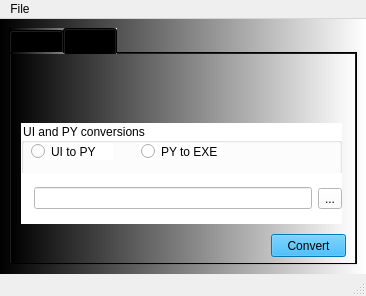
<?xml version="1.0" encoding="UTF-8"?>
<ui version="4.0">
 <class>MainWindow</class>
 <widget class="QMainWindow" name="MainWindow">
  <property name="geometry">
   <rect>
    <x>0</x>
    <y>0</y>
    <width>366</width>
    <height>296</height>
   </rect>
  </property>
  <property name="windowTitle">
   <string>MainWindow</string>
  </property>
  <widget class="QWidget" name="centralwidget">
   <property name="styleSheet">
    <string notr="true">background-color: qlineargradient(spread:pad, x1:0, y1:0, x2:1, y2:0, stop:0 rgba(0, 0, 0, 255), stop:1 rgba(255, 255, 255, 255));</string>
   </property>
   <layout class="QVBoxLayout" name="verticalLayout">
    <item>
     <widget class="QTabWidget" name="tabWidget">
      <property name="currentIndex">
       <number>1</number>
      </property>
      <widget class="QWidget" name="tab">
       <property name="styleSheet">
        <string notr="true">QWidget{
background-color: rgb(0, 0, 255);
}

QPushButton{
background-color: rgb(255, 255, 255);
}

QPushButton#pushButton_set_label{
background-color: rgb(255, 0, 255);
}
</string>
       </property>
       <attribute name="title">
        <string>Tab 1</string>
       </attribute>
       <widget class="QWidget" name="verticalLayoutWidget">
        <property name="geometry">
         <rect>
          <x>0</x>
          <y>0</y>
          <width>341</width>
          <height>201</height>
         </rect>
        </property>
        <layout class="QVBoxLayout" name="verticalLayout_2">
         <item>
          <widget class="QLabel" name="label">
           <property name="font">
            <font>
             <pointsize>18</pointsize>
            </font>
           </property>
           <property name="text">
            <string>TextLabel</string>
           </property>
           <property name="alignment">
            <set>Qt::AlignCenter</set>
           </property>
          </widget>
         </item>
         <item>
          <layout class="QHBoxLayout" name="horizontalLayout">
           <item>
            <widget class="QPushButton" name="pushButton_clear">
             <property name="text">
              <string>Clear label</string>
             </property>
            </widget>
           </item>
           <item>
            <widget class="QPushButton" name="pushButton_set_label">
             <property name="text">
              <string>Set label</string>
             </property>
            </widget>
           </item>
          </layout>
         </item>
        </layout>
       </widget>
      </widget>
      <widget class="QWidget" name="tab_2">
       <property name="autoFillBackground">
        <bool>false</bool>
       </property>
       <attribute name="title">
        <string>Tab 2</string>
       </attribute>
       <widget class="QPushButton" name="pushButton_convert">
        <property name="geometry">
         <rect>
          <x>260</x>
          <y>180</y>
          <width>75</width>
          <height>23</height>
         </rect>
        </property>
        <property name="styleSheet">
         <string notr="true">background-color: rgb(0, 170, 255);</string>
        </property>
        <property name="text">
         <string>Convert</string>
        </property>
       </widget>
       <widget class="QGroupBox" name="groupBox">
        <property name="geometry">
         <rect>
          <x>10</x>
          <y>69</y>
          <width>321</width>
          <height>101</height>
         </rect>
        </property>
        <property name="styleSheet">
         <string notr="true">background-color: rgb(255, 255, 255);</string>
        </property>
        <property name="title">
         <string>UI and PY conversions</string>
        </property>
        <widget class="QWidget" name="horizontalLayoutWidget">
         <property name="geometry">
          <rect>
           <x>0</x>
           <y>50</y>
           <width>321</width>
           <height>51</height>
          </rect>
         </property>
         <layout class="QHBoxLayout" name="horizontalLayout_2">
          <item>
           <widget class="QLabel" name="label_convert">
            <property name="text">
             <string>&lt;click radio button&gt;</string>
            </property>
           </widget>
          </item>
          <item>
           <widget class="QLineEdit" name="lineEdit"/>
          </item>
          <item>
           <widget class="QToolButton" name="toolButton">
            <property name="text">
             <string>...</string>
            </property>
           </widget>
          </item>
         </layout>
        </widget>
        <widget class="QRadioButton" name="radioButton_ui">
         <property name="geometry">
          <rect>
           <x>10</x>
           <y>20</y>
           <width>82</width>
           <height>17</height>
          </rect>
         </property>
         <property name="text">
          <string>UI to PY</string>
         </property>
        </widget>
        <widget class="QRadioButton" name="radioButton_exe">
         <property name="geometry">
          <rect>
           <x>120</x>
           <y>20</y>
           <width>82</width>
           <height>17</height>
          </rect>
         </property>
         <property name="text">
          <string>PY to EXE</string>
         </property>
        </widget>
       </widget>
      </widget>
     </widget>
    </item>
   </layout>
  </widget>
  <widget class="QMenuBar" name="menubar">
   <property name="geometry">
    <rect>
     <x>0</x>
     <y>0</y>
     <width>366</width>
     <height>21</height>
    </rect>
   </property>
   <widget class="QMenu" name="menuFile">
    <property name="title">
     <string>File</string>
    </property>
    <addaction name="actionNew"/>
    <addaction name="separator"/>
    <addaction name="actionExit"/>
   </widget>
   <addaction name="menuFile"/>
  </widget>
  <widget class="QStatusBar" name="statusbar">
   <property name="statusTip">
    <string>Text displayed</string>
   </property>
  </widget>
  <action name="actionNew">
   <property name="icon">
    <iconset>
     <normaloff>../icons/new_icon.png</normaloff>../icons/new_icon.png</iconset>
   </property>
   <property name="text">
    <string>New</string>
   </property>
   <property name="statusTip">
    <string>New File</string>
   </property>
  </action>
  <action name="actionExit">
   <property name="icon">
    <iconset>
     <normaloff>../icons/exit_icon.png</normaloff>../icons/exit_icon.png</iconset>
   </property>
   <property name="text">
    <string>Exit</string>
   </property>
  </action>
 </widget>
 <resources/>
 <connections/>
 <slots>
  <slot>slot1()</slot>
 </slots>
</ui>
